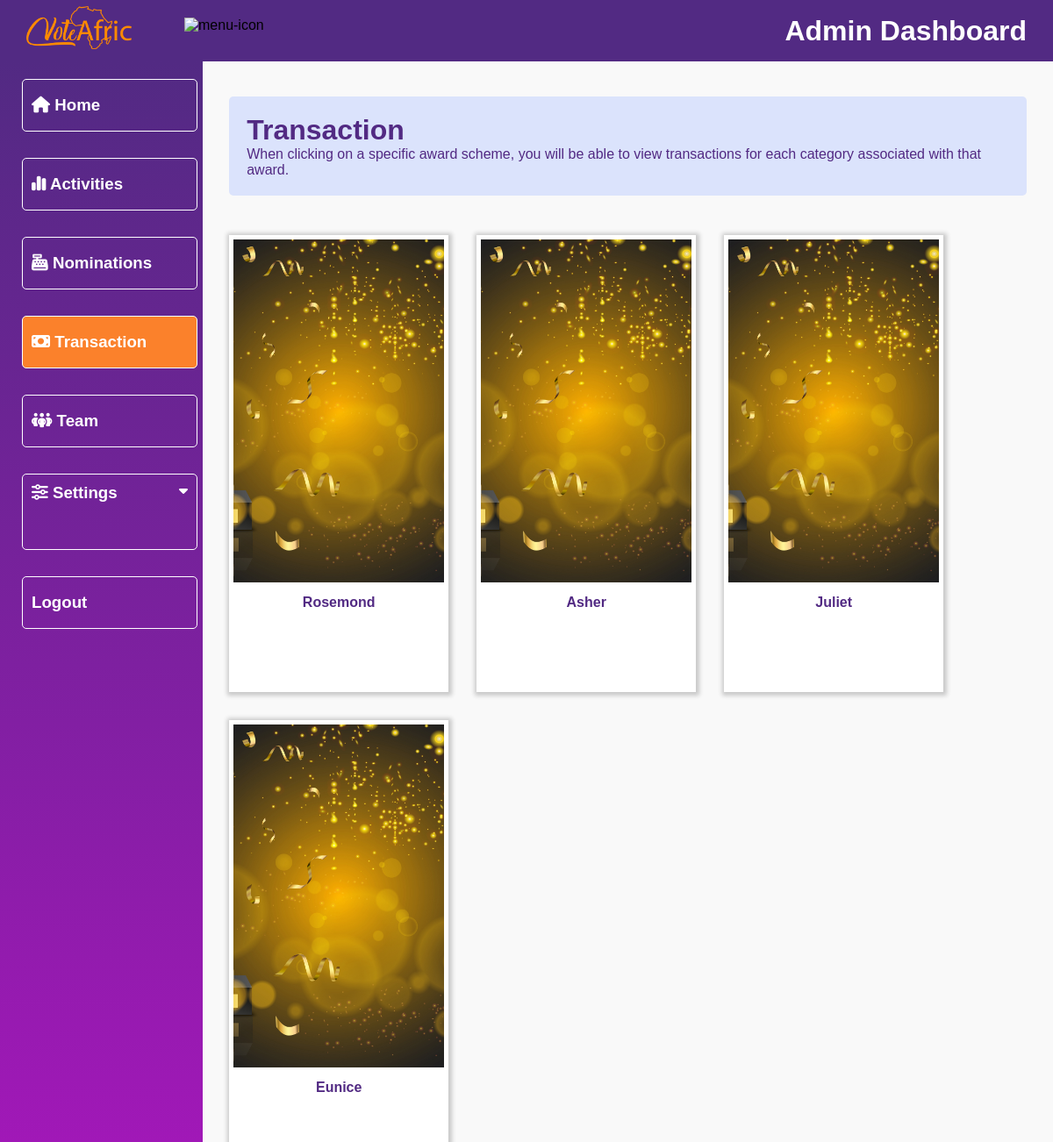
The app's page /dashboard/transaction/MUSICARTISTOFTHEYEAR2024/ with its own data.
### payment/models.py (models this page shows, shortened)
class Nominees(models.Model):
    category = models.ForeignKey(Category, on_delete=models.CASCADE, null=True)
    sub_category = models.ForeignKey(SubCategory, on_delete=models.CASCADE, null=True)
    name = models.CharField(max_length=100)
    image = models.ImageField(upload_to="nominees")
    slug = models.SlugField(unique=True, null=True)
    total_vote = models.IntegerField(default=0, null=True)
    can_vote = models.BooleanField(default=True)
    can_see_result = models.BooleanField(default=True)
    date_added = models.DateTimeField('date added', null=True)
    end_date = models.DateTimeField('end date', null=True)
    class Meta:
        verbose_name_plural = "nominees"
        ordering = ('-total_vote',)

### vote/models.py (models this page shows, shortened)
class Category(models.Model):
    award = models.CharField(max_length=100)
    title = models.CharField(max_length=100, null=True)
    image = models.ImageField(upload_to="category")
    slug = models.SlugField(unique=True)
    date_added = models.DateTimeField('date added', null=True)
    end_date = models.DateTimeField('end date', null=True)
    class Meta:
        verbose_name_plural = "categories"
        ordering = ('-date_added',)

### dashboard/views.py (the view)
# urls.py: path('transaction/<slug:nominee_slug>/', views.transaction, name='transaction'),
def transaction(request, nominee_slug):
    sub_category = None
    nominees = Nominees.objects.all()
    if nominee_slug:
        sub_category = get_object_or_404(SubCategory, slug=nominee_slug)
        nominees = nominees.filter(sub_category=sub_category)
        total_votes = nominees.aggregate(total=Sum('total_vote'))
    context = {
        'sub_category': sub_category,
        'nominees': nominees,
        'total_votes': total_votes,
        'title': 'adminPage'
    }
    return render(request, 'dashboard/transaction.html', context)

### vote/models.py (called while the page is built)
    def __str__(self):
        return self.content

### dashboard/templates/dashboard/transaction.html (shortened to what this page needs)
{% load static %}
<!DOCTYPE html>
<html lang="en">
<head>
    <link rel="stylesheet" href="{% static 'vote/admin.css' %}">
    <link rel="stylesheet" href="https://cdnjs.cloudflare.com/ajax/libs/font-awesome/6.4.2/css/all.min.css"
 />
</head>
<body>
    <header>
        <div class="logosec">
            <div class="logo">
                <img src="{% static 'vote/img/voteafric-logo.png' %}" alt="geima">
            </div>
            <img src="https://media.geeksforgeeks.org/wp-content/uploads/20221210182541/Untitled-design-(30).png"
                class="icn menuicn" id="menuicn" alt="menu-icon">
        </div>
        <div class="message">
            <h1>Admin Dashboard</h1>
        </div>
    </header>
    <div class="main-container">
        <div class="navcontainer sidebar">
            <nav class="nav">
                <div class="nav-upper-options">
                    <a href="{% url 'adminHome' %}">
                        <div class="nav-option option1 button">
                            <h3><i class="fa-solid fa-house"></i> Home</h3>
                        </div>
                    </a>
                    <a href="{% url 'adminPage' %}">
                        <div class="nav-option option1 button">
                            <h3><i class="fa-solid fa-chart-simple"></i> Activities</h3>
                        </div>
                    </a>
                    <a href="{% url 'registration' %}">
                        <div class="nav-option option1 button ">
                            <h3> <i class="fa-solid fa-cash-register"></i> Nominations</h3>
                        </div>
                    </a>
                    <a href="{% url 'TransactionMain' %}">
                        <div class="nav-option option1 button active ">
                            <h3> <i class="fa-solid fa-money-bill"></i> Transaction</h3>
                        </div>
                    </a>
                    <a href="{% url 'team' %}">
                        <div class="nav-option option1 button">
                            <h3><i class="fa-solid fa-people-group"></i> Team</h3>
                        </div>
                    </a>
                    <div class="nav-option option1 button Settings">
                        <div class="sett-but">
                            <h3><i class="fa-solid fa-sliders"></i> Settings </h3>
                            <i class="fa-solid fa-caret-down"></i>
                        </div>
                    </div>
                    <div class="nav-option option1 button logout-btn">
                        <h3>Logout</h3>
                    </div>
                </div>
            </nav>
        </div>
        <div class="main">
            <div class="transaction-interface-container">
                <div class="heading">
                    <h1>Transaction</h1>
                    <p> When clicking on a specific award scheme, you will be able to view transactions for each
                        category associated with that award. </p>
                </div>
                <div class="transaction-for-awards">
                    {% for x in nominees %}
                    <a href="{% url 'transaction_category' x.slug %}">
                        <div class="awards-transaction-container">
                            <div class="awards-img">
                                <img src="{{ x.category.image.url }}" alt="geima">
                            </div>
                            <div class="awards-name">
                                <h2>{{ x.name }}</h2>
                            </div>
                        </div>
                    </a>
                    {% endfor %}
                </div>
            </div>
        </div>
    </div>
</body>
</html>

### vote/static/vote/admin.css (style rules this page uses)
* { margin: 0; padding: 0; box-sizing: border-box; font-family: "Poppins", sans-serif; list-style: none; text-decoration: none; }
:root { --background-color1: #fafaff; --background-color2: #ffffff; --background-color3: #ededed; --background-color4: #cad7fda4; --primary-color: #4b49ac; --secondary-color: #0c007d; --Border-color: #3f0097; --one-use-color: #3f0097; --two-use-color: #5500cb; --red: #E31C25; --blue: #092347; --white: #fff; --blue: #011f4a; --voiletColor: #522a83; --orangeColor: #fb812b; --whiteColor: #fff; }
body { max-width: 100%; overflow-x: hidden; background-color: #f9f9f9; }
header { height: 70px; width: 100vw; padding: 0 30px; background-color: var(--voiletColor); position: fixed; z-index: 100; display: flex; justify-content: space-between; align-items: center; }
.logo { font-size: 27px; font-weight: 600; color: rgb(47, 141, 70); }
.logo img { width: 120px; }
.icn { height: 30px; }
.menuicn { cursor: pointer; }
.logosec { display: flex; align-items: center; justify-content: center; }
.message { color: var(--white); }
.logosec { gap: 60px; }
.heading { background-color: var(--background-color4); padding: 20px; border-radius: 5px; margin-bottom: 1%; color: var(--voiletColor); }
.message { gap: 40px; position: relative; cursor: pointer; }
.main-container { display: flex; width: 100vw; position: relative; top: 70px; z-index: 1; }
.main { height: calc(100vh - 70px); width: 100%; overflow-y: scroll; overflow-x: hidden; padding: 40px 30px 30px 30px; }
.nav { min-height: 100vh; width: 250px; background-image: linear-gradient(to bottom, #522a83, #a517ba); position: absolute; top: 0; left: 0; box-shadow: 1px 1px 10px rgba(198, 189, 248, 0.825); display: flex; flex-direction: column; justify-content: space-between; align-items: center; overflow: hidden; padding: 20px 20px 20px 20px; }
.navcontainer { height: calc(100vh - 70px); width: 290px; position: relative; overflow-y: scroll; overflow-x: hidden; transition: all 0.5s ease-in-out; z-index: 600; }
.button { width: 200px; min-height: 60px; display: flex; align-items: center; padding: 5px; gap: 20px; transition: all 0.1s ease-in-out; border: solid 1px; padding: 10px; color: var(--white); border-radius: 5px; }
.Settings { display: flex; flex-direction: column; }
.sett-but { display: flex; justify-content: space-between; gap: 2rem; width: 100%; min-height: 5vh; }
.nav-upper-options { display: flex; flex-direction: column; align-items: center; gap: 30px; }
.ongoin-awards-container, .categories-container, .registered-awards-container, .registered-category, .transaction-for-awards { padding-top: 4%; display: flex; flex-wrap: wrap; gap: 2rem; }
.ongoin-awards-container h2, .categories-container h2, .list-of-nominees h2, .registered-awards-container h2, .registered-category h2, .transaction-for-awards h2 { font-size: 1rem; text-align: center; color: var(--voiletColor); padding: 10px; }
.ongoin-awards-container a, .categories-container a, .registered-category a, .transaction-for-awards a { padding: 5px; width: 100%; max-width: 250px; box-shadow: 1px 1px 5px 3px rgba(0, 0, 0, 0.2); cursor: pointer; min-height: 40vh; background-color: var(--white); }
.awards-img img, .category img, .registered-awards img, .awards-transaction-container img { width: 100%; height: 30vh; object-fit: cover; }
.active { background-color: var(--orangeColor); }

### records on screen
Nominees: category.image (picture), name "Rosemond"
Nominees: category.image (picture), name "Asher"
Nominees: category.image (picture), name "Juliet"
Nominees: category.image (picture), name "Eunice"
